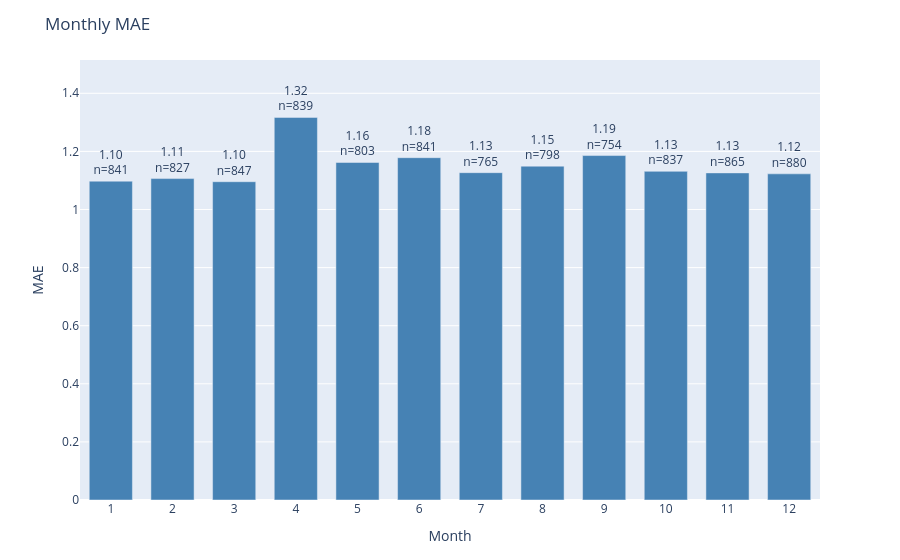

The code cell stored with this chart in its notebook:
### Code cell
plot_error_by_group(
    df=results_test,
    y_true_col='actual',
    y_pred_col='prediction',
    date_col='dt_prediction',
    group_by='month',
    metric='mae',
    title='Monthly MAE'
)

### Figure 1 — Plotly figure (JSON) as saved in the notebook; plotly's stock layout.template omitted (floating-point values rounded to 4 significant figures)
{"data": [{"marker": {"color": "steelblue"}, "text": ["1.10<br>n=841", "1.11<br>n=827", "1.10<br>n=847", "1.32<br>n=839", "1.16<br>n=803", "1.18<br>n=841", "1.13<br>n=765", "1.15<br>n=798", "1.19<br>n=754", "1.13<br>n=837", "1.13<br>n=865", "1.12<br>n=880"], "textposition": "outside", "type": "bar", "x": ["1", "2", "3", "4", "5", "6", "7", "8", "9", "10", "11", "12"], "y": [1.098, 1.106, 1.096, 1.317, 1.162, 1.178, 1.127, 1.149, 1.186, 1.131, 1.126, 1.123]}], "layout": {"bargap": 0.3, "margin": {"b": 60, "t": 60}, "title": {"text": "Monthly MAE"}, "uniformtext": {"minsize": 8, "mode": "hide"}, "xaxis": {"title": {"text": "Month"}}, "yaxis": {"range": [0, 1.515], "title": {"text": "MAE"}}}}
